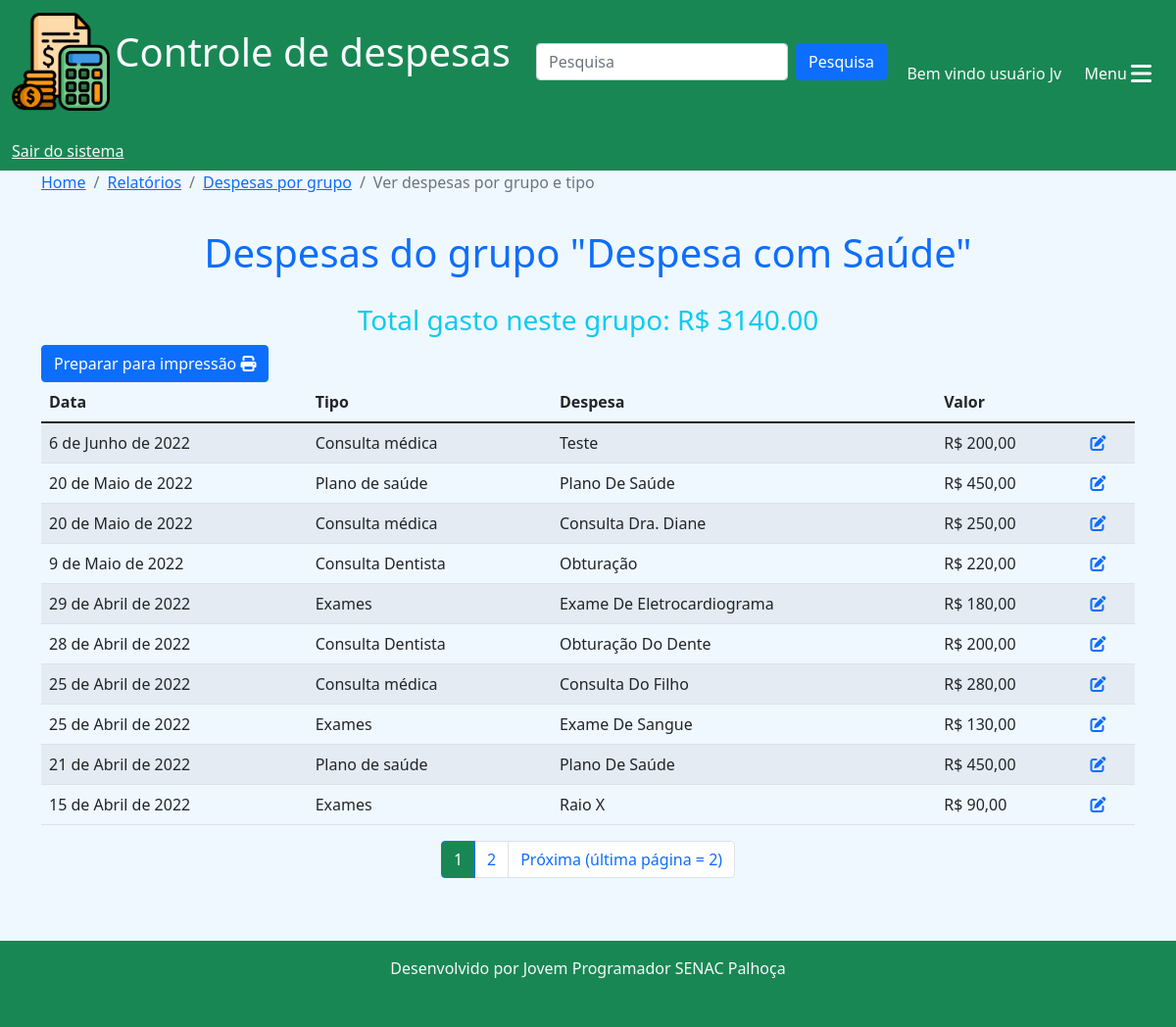
The app's page /relatorios/ver_despesas_grupo/5 (signed in) with its own data.
### cadastros/models.py (models this page shows)
class GrupoDespesa(models.Model):
    grupo = models.CharField(max_length=50)
    padrao = models.BooleanField(default=False)
    usuario = models.ForeignKey(User, on_delete=models.CASCADE, blank=True, null=True)
    ativo = models.BooleanField(default=True)
    class Meta:
        verbose_name = 'Grupo de despesa'
        verbose_name_plural = 'Grupos de despesa'
    def __str__(self):
        return self.grupo

class TipoDespesa(models.Model):
    tipo = models.CharField(max_length=80)
    padrao = models.BooleanField(default=False)
    usuario = models.ForeignKey(User, on_delete=models.CASCADE, blank=True, null=True)
    grupo = models.ForeignKey(GrupoDespesa, on_delete=models.CASCADE)
    ativo = models.BooleanField(default=True)
    class Meta:
        verbose_name = 'Tipo de despesa'
        verbose_name_plural = 'Tipos de despesa'
    def __str__(self):
        return self.tipo

### despesas/models.py (models this page shows, shortened)
class Despesa(models.Model):
    despesa = models.TextField(blank=True, null=True)
    data = models.DateField()
    usuario = models.ForeignKey(User, on_delete=models.CASCADE)
    tipo = models.ForeignKey(TipoDespesa, on_delete=models.DO_NOTHING)
    fpag = models.ForeignKey(FormaPagamento, on_delete=models.DO_NOTHING)
    valor = models.DecimalField(max_digits=10, decimal_places=2)
    class Meta:
        verbose_name = 'Despesa'
        verbose_name_plural = 'Despesas'

### relatorios/views.py (the view)
# urls.py: path('ver_despesas_grupo/<int:id>', views.ver_despesas_grupo, name='ver_despesas_grupo'),
@login_required(login_url='login')
def ver_despesas_grupo(request, id):
    user = request.user
    grupo = get_object_or_404(GrupoDespesa, id=id)
    despesas = Despesa.objects.all().filter(
        usuario=user, tipo__grupo=grupo
    ).order_by('-data')
    if len(despesas) == 0:
        messages.add_message(request, messages.WARNING, 'Não existem registros para esse usuário')
        return redirect('home')
    total = despesas.aggregate(Sum('valor'))
    total = f"{total['valor__sum']:.2f}"
    print(total)
    paginator = Paginator(despesas, 10)
    page = request.GET.get('p')
    despesas = paginator.get_page(page)
    return render(request, 'ver_despesas_grupo_tipo.html', {'despesas':despesas, 'grupo':grupo, 'total':total})

### relatorios/templates/ver_despesas_grupo_tipo.html (shortened to what this page needs)
{% extends 'base.html'%}
{% block 'conteudo'%}
<nav aria-label="breadcrumb">
  <ol class="breadcrumb">
    <li class="breadcrumb-item"><a href="{% url 'home'%}">Home</a></li>
    <li class="breadcrumb-item"><a href="{% url 'relatorios'%}">Relatórios</a></li>
    <li class="breadcrumb-item"><a href="{% url 'despesas_por_grupo'%}">Despesas por grupo</a></li>
    <li class="breadcrumb-item active" aria-current="page">Ver despesas por grupo e tipo</li>
  </ol>
</nav>
<h1 style="padding-top: 20px;" class="text-center text-primary">Despesas do grupo "{{grupo}}"</h1>
<h3 style="padding-top: 20px;" class="text-center text-info">Total gasto neste grupo: R$ {{total}}</h3>
<a href="{% url 'ver_despesas_grupo_print' grupo.id%}" class="btn btn-primary" target="_blank">Preparar para impressão <i class="fa-solid fa-print"></i></a>
<div class="row">
  <div class="col-12">
    <table class="table table-striped table-hover">
      <thead>
        <tr>
          <th scope="col">Data</th>
          <th scope="col">Tipo</th>
          <th scope="col">Despesa</th>
          <th scope="col">Valor</th>
        </tr>
      </thead>
      <tbody>
        {% for c in despesas%}
        <tr>
            <td>{{c.data}}</td>
            <td>{{c.tipo}}</td>
            <td>{{c.despesa}}</td>
            <td>R$ {{c.valor}}</td>
            <td><a href="{% url 'alterar_despesa' c.id%}" title='Manutenção de despesa'><i class="fa-solid fa-pen-to-square text-primary"></i></a></td>
        </tr>
        {%endfor%}
      </tbody>
    </table>
</div>
<nav aria-label="Page navigation example">
  <ul class="pagination justify-content-center">
    {%for pagina in despesas.paginator.page_range%}
    {%if despesas.number == pagina%}
      <li class="page-item active"><a class="page-link bg-success" href="?p={{pagina}}">{{pagina}}</a></li>
    {% elif despesas.number > pagina|add:'-3'  and despesas.number < pagina|add:'3'%}
      <li class="page-item"><a class="page-link" href="?p={{pagina}}">{{pagina}}</a></li>
    {%endif%}
    {%endfor%}
    {%if despesas.has_next%}
    <li class="page-item">
      <a class="page-link" href="?p={{despesas.next_page_number}}">Próxima (última página = {{despesas.paginator.num_pages}})</a>
    </li>
    {%endif%}
  </ul>
</nav>
</div>
{% endblock %}

### templates/base.html (shortened to what this page needs)
{% load static %}
<!DOCTYPE html>
<html lang="pt-br">
<head>
    <link href="https://cdn.jsdelivr.net/npm/bootstrap@5.1.3/dist/css/bootstrap.min.css" rel="stylesheet">
    <link rel="stylesheet" href="{% static 'css/estilo.css'%}">
</head>
<body>
    <nav class="navbar navbar-light bg-success">
        <div class="container-fluid">
          <a class="navbar-brand text-light" href="{% url 'home'%}">
            <img src="{% static 'img/icone_despesas.png'%}" width="100" height="100" class="d-inline-block align-text-middle">
            <span class="fs-1">Controle de despesas</span>
          </a>
          <form class="d-flex" action="{% url 'pesquisa'%}">
            <input class="form-control me-2" type="search" placeholder="Pesquisa" aria-label="Search" name="termo">
            <button class="btn btn-primary" type="submit">Pesquisa</button>
          </form>
          {% if user.first_name != ''%}
          <span class="text-light mt-4">Bem vindo {{user.first_name}} {{user.last_name}}</span>
          {% else %}
          <span class="text-light mt-4">Bem vindo usuário {{user}}</span>
          {% endif %}
          <button class="btn btn-success text-end mt-4" type="button" data-bs-toggle="offcanvas" data-bs-target="#offcanvasScrolling" aria-controls="offcanvasScrolling">Menu <i class="fa fa-bars fa-xl"></i></button>
          {% if user.is_authenticated %}
          <a href="{% url 'logout'%}" class="text-light mt-4">Sair do sistema</a>
          {% else %}
          <a href="{% url 'login'%}" class="text-light mt-4">Faça seu login</a>
          {% endif %}
        </div>
    </nav>
      <div class="container">
       {% block 'conteudo'%}
       {% endblock %}
      </div>
    <footer class="text-center text-light bg-success mt-5 pb-3">
        <p class="py-3">Desenvolvido por Jovem Programador SENAC Palhoça</p>
    </footer>
</body>
</html>

### templates/static/css/estilo.css (style rules this page uses)
* { margin: 0; padding: 0; }
body { background-color: aliceblue; }

### records on screen
GrupoDespesa: grupo "Despesa com Saúde"
Despesa: data "6 de Junho de 2022", tipo "Consulta médica", despesa "Teste", valor "200,00"
Despesa: data "20 de Maio de 2022", tipo "Plano de saúde", despesa "Plano De Saúde", valor "450,00"
Despesa: data "20 de Maio de 2022", tipo "Consulta médica", despesa "Consulta Dra. Diane", valor "250,00"
Despesa: data "9 de Maio de 2022", tipo "Consulta Dentista", despesa "Obturação", valor "220,00"
Despesa: data "29 de Abril de 2022", tipo "Exames", despesa "Exame De Eletrocardiograma", valor "180,00"
Despesa: data "28 de Abril de 2022", tipo "Consulta Dentista", despesa "Obturação Do Dente", valor "200,00"
Despesa: data "25 de Abril de 2022", tipo "Consulta médica", despesa "Consulta Do Filho", valor "280,00"
Despesa: data "25 de Abril de 2022", tipo "Exames", despesa "Exame De Sangue", valor "130,00"
Despesa: data "21 de Abril de 2022", tipo "Plano de saúde", despesa "Plano De Saúde", valor "450,00"
Despesa: data "15 de Abril de 2022", tipo "Exames", despesa "Raio X", valor "90,00"

### other values on screen
{{ user }} "Jv"
{{ total }} "3140.00"
{{ pagina }} "1"
{{ pagina }} "2"
{{ despesas.paginator.num_pages }} "2"
